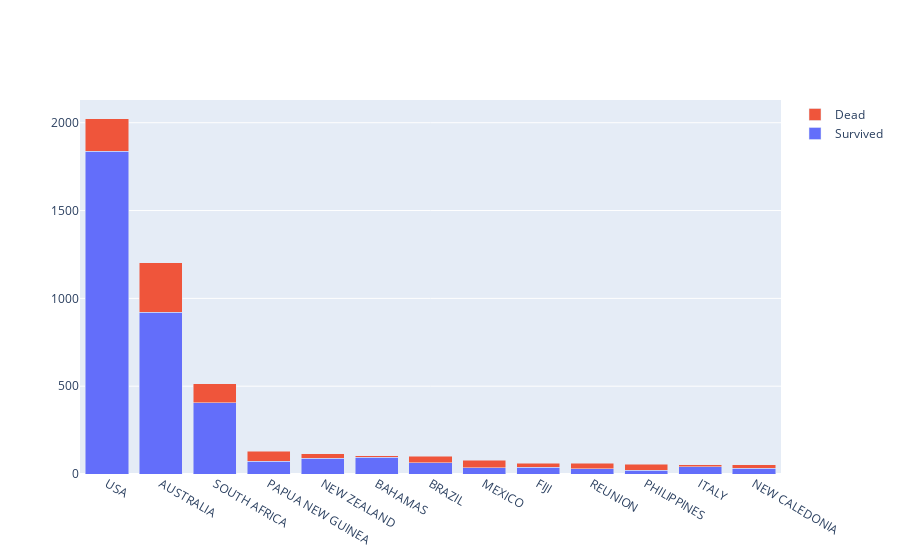

Notebook code cell kept with this figure:
### Code cell
paises = hipot_1.index
fig_1 = go.Figure(data=[
    go.Bar(name='Survived', x=paises, y=hipot_1.Survived),
    go.Bar(name='Dead',x=paises,y=hipot_1.Dead)])#Quizas haya que poner .values
fig_1.update_layout(barmode='stack')
fig_1.show()
plt.savefig('incidents_by_countries.png')

### Figure 1 — Plotly figure (JSON) as saved in the notebook; plotly's stock layout.template omitted (floating-point values rounded to 4 significant figures)
{"data": [{"name": "Survived", "type": "bar", "x": ["USA", "AUSTRALIA", "SOUTH AFRICA", "PAPUA NEW GUINEA", "NEW ZEALAND", "BAHAMAS", "BRAZIL", "MEXICO", "FIJI", "REUNION", "PHILIPPINES", "ITALY", "NEW CALEDONIA"], "y": [1837, 921, 407, 74, 91, 94, 64, 35, 39, 31, 21, 40, 34]}, {"name": "Dead", "type": "bar", "x": ["USA", "AUSTRALIA", "SOUTH AFRICA", "PAPUA NEW GUINEA", "NEW ZEALAND", "BAHAMAS", "BRAZIL", "MEXICO", "FIJI", "REUNION", "PHILIPPINES", "ITALY", "NEW CALEDONIA"], "y": [186, 283, 106, 56, 24, 10, 38, 43, 22, 29, 35, 14, 18]}], "layout": {"barmode": "stack"}}
